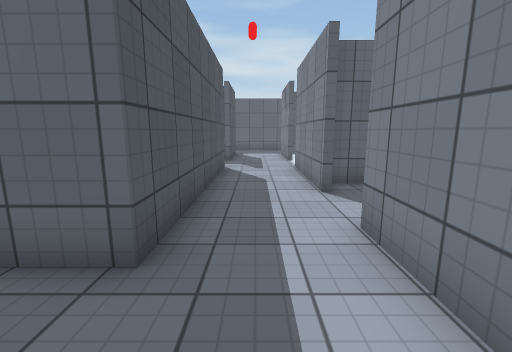
view 1 (above)

17 first-person views from a walk through a Unity game level. The camera is 1.4 m above the floor, tilts 10° down and sees 90° across. The floor is counted in squares, 1 m on a side. Each view is taken from the middle of a square. On the plan, view 1 faces up. The plan holds only what a view shows up to about 13 squares ahead; the rest is blank. The player is left out. Surface patterns are stand-ins for the level's own textures.

view 2
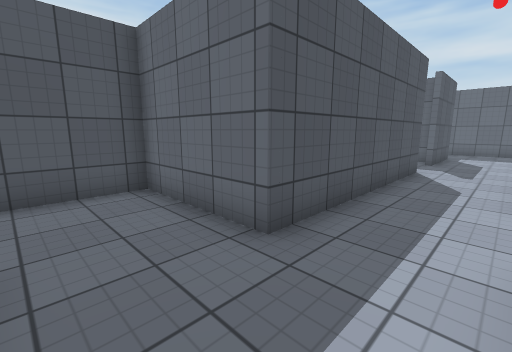

view 3
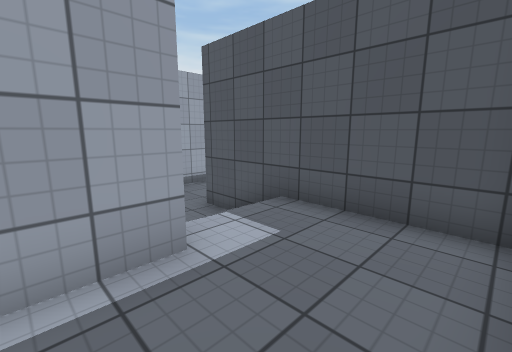

view 4
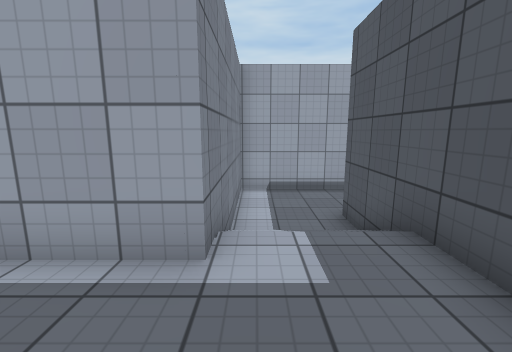

view 5
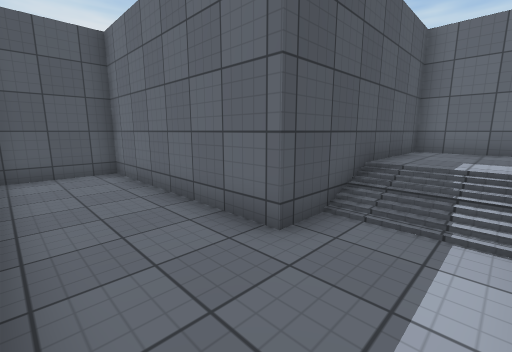

view 6
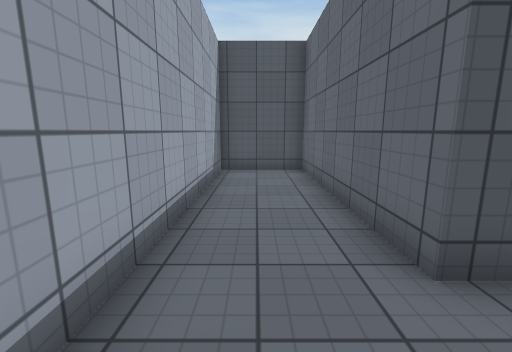

view 7
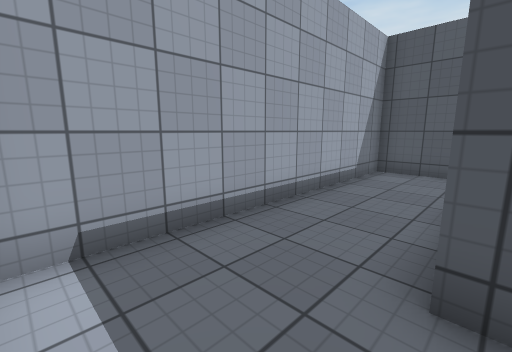

view 8
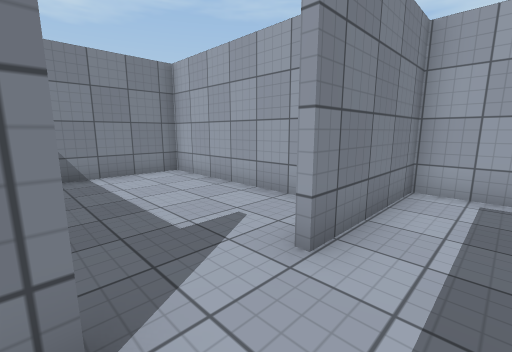

view 9
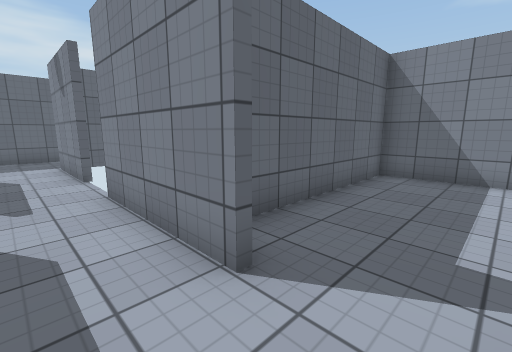

view 10
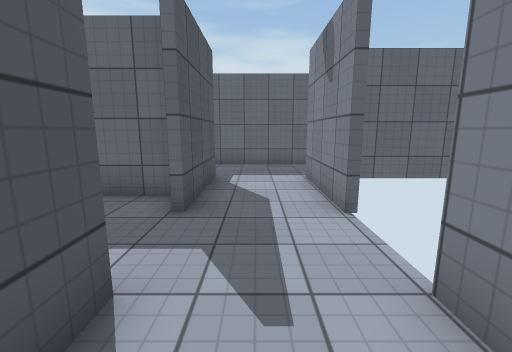

view 11
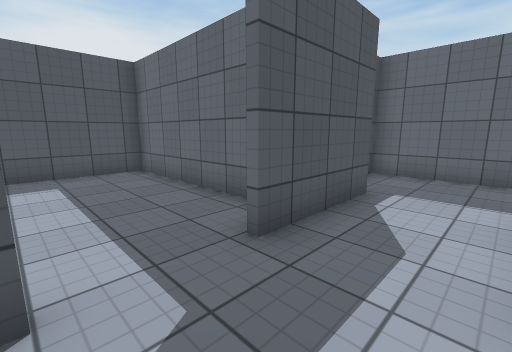

view 12
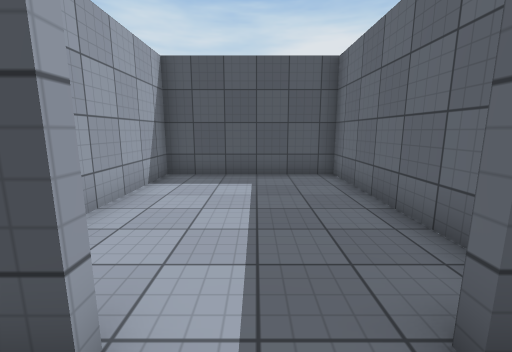

view 13
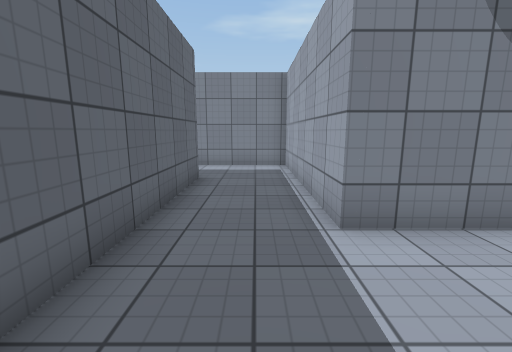

view 14
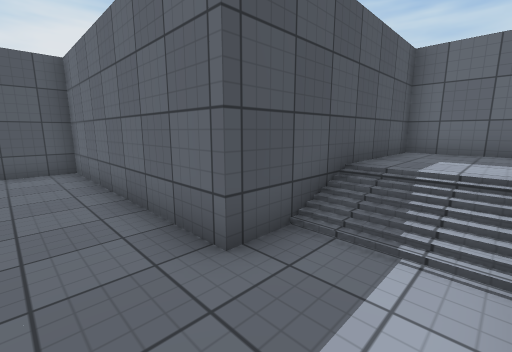

view 15
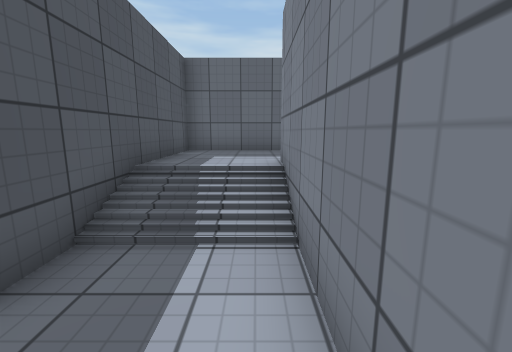

view 16
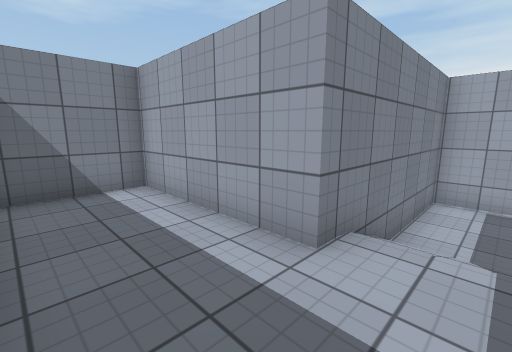

view 17
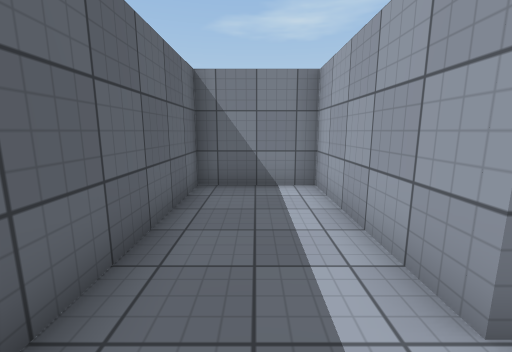

### Floor plan
Key: @ floor where view 1 was taken; # wall or solid block; x gap in a wall; . main floor; : floor 0.75 m higher than the main floor; - floor 0.75 m lower than the main floor; / step, stairs or slope.
Columns run from 13 left of view 1 to 14 right of it. Each row starts with its distance up from view 1.
 26                    #########
 25                    #:::::::#
 24                    #:::::::#
 23                    #:::::::#
 22                    #::######
 21                    #//#
 20                    #//#
 19           ##########..#
 18           #...........#
 17           #...........#
 16           ##...########
 15            #...#
 14     #########..#
 13     #.......#..#
 12     #..........
 11     #..........
 10     #..........x
  9     #.......#..#
  8     ######  #..#
  7             #..########
  6             #..#......#
  5             #.........#
  4             #.........#
  3         #####..#......#
  2         #......#......#
  1         #......########
  0         #....@.#
 -1         #..#####
 -2         #//#
 -3         #//#
 -4 #########--#
 -5 #----------#
 -6 #----------#
 -7 #----------#
 -8 ############

Positions as (right, up) in squares from view 1, and headings:
1: (0, 0), facing up
2: (1, 0), facing up-left
3: (-1, 2), facing down-left
4: (-3, 2), facing down
5: (-3, -7), facing up-left
6: (-3, -6), facing left
7: (-3, -4), facing down-left
8: (0, 6), facing down-right
9: (0, 4), facing up-right
10: (0, 8), facing up
11: (1, 10), facing up-left
12: (0, 11), facing left
13: (-2, 17), facing right
14: (8, 17), facing up-left
15: (8, 17), facing up
16: (7, 25), facing down-right
17: (7, 24), facing right
